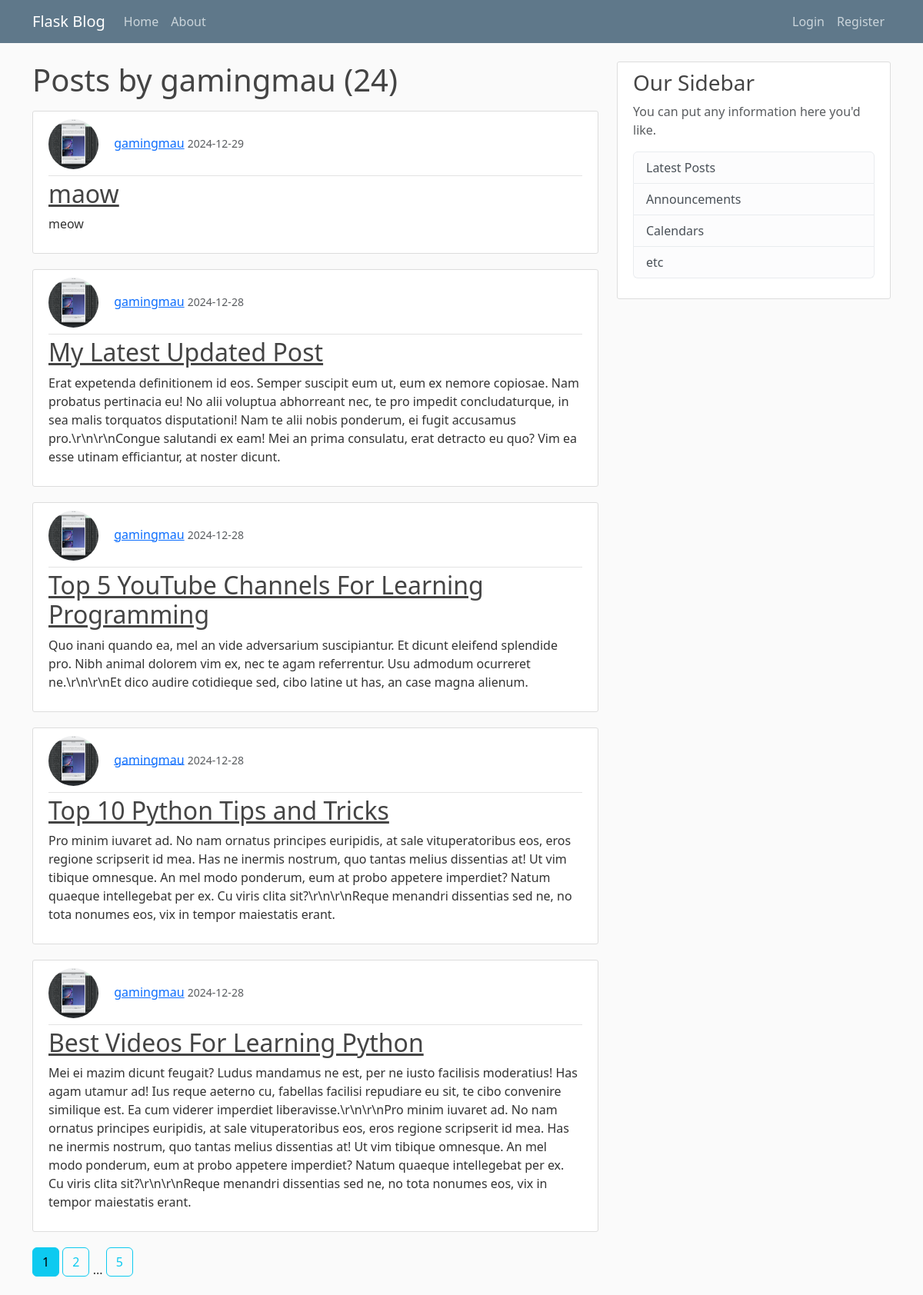
The page /user/gamingmau on the database its author committed.
### main/models.py (models this page shows, shortened)
class User(db.Model, UserMixin):
	id = db.Column(db.Integer, primary_key=True)
	username = db.Column(db.String(20), unique=True, nullable=False)
	email = db.Column(db.String(120), unique=True, nullable=False)
	image_file = db.Column(db.String(20), nullable=False, default='default.jpeg')
	password = db.Column(db.String(60), nullable=False)
	posts = db.relationship('Post', backref='author', lazy=True)

class Post(db.Model):
	id = db.Column(db.Integer, primary_key=True)
	title = db.Column(db.String(300), nullable=False)
	date_posted = db.Column(db.DateTime, nullable=False, default=datetime.utcnow)
	content = db.Column(db.Text, nullable=False)
	user_id = db.Column(db.Integer, db.ForeignKey("user.id"), nullable=False)

### main/users/routes.py (the view)
@users.route("/user/<string:username>")
def user_posts(username):
    page = request.args.get('page', 1, type=int)
    user = User.query.filter_by(username=username).first_or_404()
    posts = Post.query.filter_by(author=user)\
        .order_by(Post.date_posted.desc())\
        .paginate(page=page, per_page=5)
    return render_template('user_posts.html', posts=posts, user=user)

### main/templates/user_posts.html
{% extends "layout.html"%}
{%block content %}
	<h1 class="mb-3"> Posts by {{user.username }} ({{ posts.total }})</h1>
	{% for post in posts.items%}
		<article class="media content-section">
		  <div class="media-body">
		    <div class="article-metadata pb-2">
		    	<img class="rounded-circle article-img" src="{{ url_for('static', filename='profile_pics/') + post.author.image_file}}">
		    	<a class="mr-2" href="{{ url_for('users.user_posts', username=post.author.username)}}">{{ post.author.username }}</a>
		    	<small class="text-muted">{{ post.date_posted.strftime('%Y-%m-%d') }}</small>
		    </div>
		    <h2><a class="article-title" href="{{ url_for('posts.post', post_id=post.id)}}">{{ post.title }}</a></h2>
		    <p class="article-content">{{ post.content }}</p>
		  </div>
		</article>
	{% endfor %}
	{% for page_num in posts.iter_pages(left_edge=1, right_edge=1, left_current=1, right_current=1) %}
		{% if page_num %}
			{%if posts.page == page_num %}
				<a class="btn btn-info mb-4" href="{{ url_for('users.user_posts', username=user.username, page=page_num)}}"> {{ page_num }}</a>
			{% else %}
				<a class="btn btn-outline-info mb-4" href="{{ url_for('users.user_posts', username=user.username, page=page_num)}}"> {{ page_num }}</a>
			{% endif %}
		{% else %}
			...
		{% endif %}
	{% endfor %}
{% endblock content%}

### main/static/main.css (style rules this page uses)
body { background: #fafafa; color: #333333; margin-top: 5rem; }
h1, h2, h3, h4, h5, h6 { color: #444444; }
.content-section { background: #ffffff; padding: 10px 20px; border: 1px solid #dddddd; border-radius: 3px; margin-bottom: 20px; }
.article-title { color: #444444; }
.article-content { white-space: pre-line; }
.article-img { height: 65px; width: 65px; margin-right: 16px; }
.article-metadata { padding-bottom: 1px; margin-bottom: 4px; border-bottom: 1px solid #e3e3e3 }

### rows shown on the page
User: username "gamingmau"
Post: image_file (picture), author.username "gamingmau", date_posted "2024-12-29", title "maow", content "meow"
Post: image_file (picture), author.username "gamingmau", date_posted "2024-12-28", title "My Latest Updated Post", content "Erat expetenda definitionem id eos. Semper suscipit eum ut, eum ex nemore copiosae. Nam probatus pertinacia eu! No alii voluptua abhorreant nec, te pro impedit concludaturque, in sea malis torquatos disputationi! Nam te alii nobis ponderum, ei fugit accusamus pro.\\r\\n\\r\\nCongue salutandi ex eam! Mei an prima consulatu, erat detracto eu quo? Vim ea esse utinam efficiantur, at noster dicunt."
Post: image_file (picture), author.username "gamingmau", date_posted "2024-12-28", title "Top 5 YouTube Channels For Learning Programming", content "Quo inani quando ea, mel an vide adversarium suscipiantur. Et dicunt eleifend splendide pro. Nibh animal dolorem vim ex, nec te agam referrentur. Usu admodum ocurreret ne.\\r\\n\\r\\nEt dico audire cotidieque sed, cibo latine ut has, an case magna alienum."
Post: image_file (picture), author.username "gamingmau", date_posted "2024-12-28", title "Top 10 Python Tips and Tricks", content "Pro minim iuvaret ad. No nam ornatus principes euripidis, at sale vituperatoribus eos, eros regione scripserit id mea. Has ne inermis nostrum, quo tantas melius dissentias at! Ut vim tibique omnesque. An mel modo ponderum, eum at probo appetere imperdiet? Natum quaeque intellegebat per ex. Cu viris clita sit?\\r\\n\\r\\nReque menandri dissentias sed ne, no tota nonumes eos, vix in tempor maiestatis erant."
Post: image_file (picture), author.username "gamingmau", date_posted "2024-12-28", title "Best Videos For Learning Python", content "Mei ei mazim dicunt feugait? Ludus mandamus ne est, per ne iusto facilisis moderatius! Has agam utamur ad! Ius reque aeterno cu, fabellas facilisi repudiare eu sit, te cibo convenire similique est. Ea cum viderer imperdiet liberavisse.\\r\\n\\r\\nPro minim iuvaret ad. No nam ornatus principes euripidis, at sale vituperatoribus eos, eros regione scripserit id mea. Has ne inermis nostrum, quo tantas melius dissentias at! Ut vim tibique omnesque. An mel modo ponderum, eum at probo appetere imperdiet? Natum quaeque intellegebat per ex. Cu viris clita sit?\\r\\n\\r\\nReque menandri dissentias sed ne, no tota nonumes eos, vix in tempor maiestatis erant."

### other values the page prints
{{ posts.total }} "24"
{{ page_num }} "1"
{{ page_num }} "2" "5"
